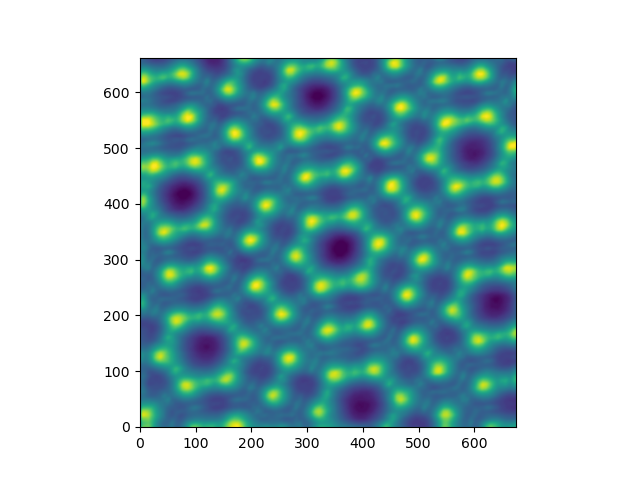

Generate this figure with Python:
from numpy import loadtxt
from pylab import show,imshow

data = loadtxt("stm.txt",float)
imshow(data,origin="lower")
show()

# Lembre que a figura gerada carrega o problema dos eixos estarem invertidos.
